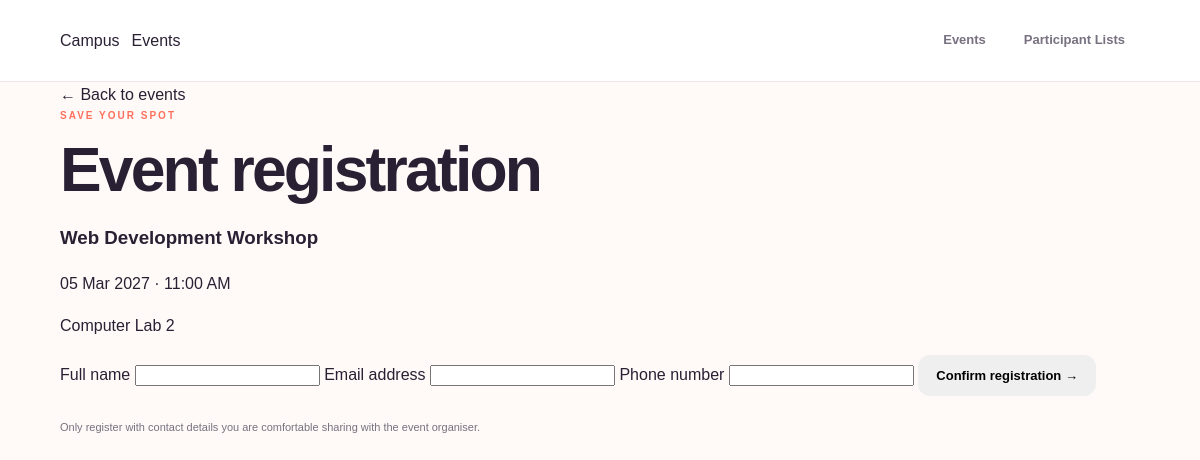
/register.php?event_id=2, run on the app's committed database.
### tables this page shows
CREATE TABLE IF NOT EXISTS events (
    id INT AUTO_INCREMENT PRIMARY KEY,
    title VARCHAR(150) NOT NULL,
    description TEXT NOT NULL,
    event_date DATE NOT NULL,
    event_time TIME NOT NULL,
    venue VARCHAR(200) NOT NULL,
    created_at TIMESTAMP DEFAULT CURRENT_TIMESTAMP
);

### register.php (the view, shortened to what this page needs)
<?php
require_once 'db.php';
function h($value) {
    return htmlspecialchars((string)$value, ENT_QUOTES, 'UTF-8');
}
$eventId = filter_input(INPUT_GET, 'event_id', FILTER_VALIDATE_INT);
$stmt = $conn->prepare("SELECT id, title, event_date, event_time, venue FROM events WHERE id = ?");
$stmt->bind_param("i", $eventId);
$stmt->execute();
$event = $stmt->get_result()->fetch_assoc();
$name = $email = $phone = '';
?>
<!doctype html>
<html lang="en">
<head>
  <link rel="stylesheet" href="style.css">
</head>
<body>
<header class="topbar"><a class="brand" href="index.php">Campus<span>Events</span></a><nav><a href="index.php">Events</a><a href="participants.php">Participant Lists</a></nav></header>
<main class="container narrow">
  <a class="back-link" href="index.php">← Back to events</a>
  <section class="form-panel">
    <p class="eyebrow">SAVE YOUR SPOT</p>
    <h1>Event registration</h1>
    <div class="event-summary">
      <h3><?= h($event['title']) ?></h3>
      <p><?= h(date('d M Y', strtotime($event['event_date']))) ?> · <?= h(date('g:i A', strtotime($event['event_time']))) ?></p>
      <p><?= h($event['venue']) ?></p>
    </div>
    <form method="post" action="register.php">
      <label for="participant_name">Full name</label>
      <input id="participant_name" name="participant_name" maxlength="100" value="<?= h($name) ?>" required>
      <label for="email">Email address</label>
      <input id="email" type="email" name="email" maxlength="150" value="<?= h($email) ?>" required>
      <label for="phone">Phone number</label>
      <input id="phone" type="tel" name="phone" maxlength="25" value="<?= h($phone) ?>" required>
      <button class="button full" type="submit">Confirm registration →</button>
    </form>
  </section>
  <footer>Only register with contact details you are comfortable sharing with the event organiser.</footer>
</main>
</body>
</html>

### style.css (style rules this page uses)
* { box-sizing:border-box }
:root { --maroon:#39051b;--maroon2:#5c0b2b;--coral:#ff705d;--peach:#ffe8d8;--pink:#ff9eaa;--ink:#292034;--muted:#777180;--paper:#fffaf7;--white:#fff;--line:#f0e5e8;--shadow:0 18px 50px rgba(57,5,27,.12) }
html { scroll-behavior:smooth;scroll-padding-top:90px }
body { margin:0;background:var(--paper);color:var(--ink);font-family:'DM Sans',sans-serif;line-height:1.6;overflow-x:hidden }
a { color:inherit;text-decoration:none }
.topbar { height:82px;padding:0 max(5vw,22px);display:flex;align-items:center;justify-content:space-between;background:rgba(255,255,255,.96);backdrop-filter:blur(18px);border-bottom:1px solid var(--line);position:sticky;top:0;z-index:20 }
.brand { display:flex;align-items:center;gap:12px }
nav { display:flex;gap:8px;align-items:center }
nav a { font-size:13px;color:var(--muted);font-weight:700;padding:10px 15px;border-radius:12px;transition:.25s }
.container { width:min(1160px,90%);margin:auto }
.eyebrow { font-size:10px;font-weight:800;letter-spacing:2px;color:var(--coral);margin:0 0 13px }
h1,h2,h3,p { margin-top:0 }
h1 { font:800 clamp(42px,5.2vw,68px)/1.06 Manrope,sans-serif;letter-spacing:-2.8px;margin:0 0 20px }
.button { display:inline-flex;justify-content:center;align-items:center;gap:20px;border:0;border-radius:12px;padding:13px 18px;font:700 13px 'DM Sans',sans-serif;cursor:pointer;transition:transform .25s,box-shadow .25s,background .25s }
footer { display:flex;justify-content:space-between;gap:15px;flex-wrap:wrap;padding:23px 0;color:var(--muted);font-size:11px }

### data on the page
events: title "Web Development Workshop", event_date "05 Mar 2027", event_time "11:00 AM", venue "Computer Lab 2"
